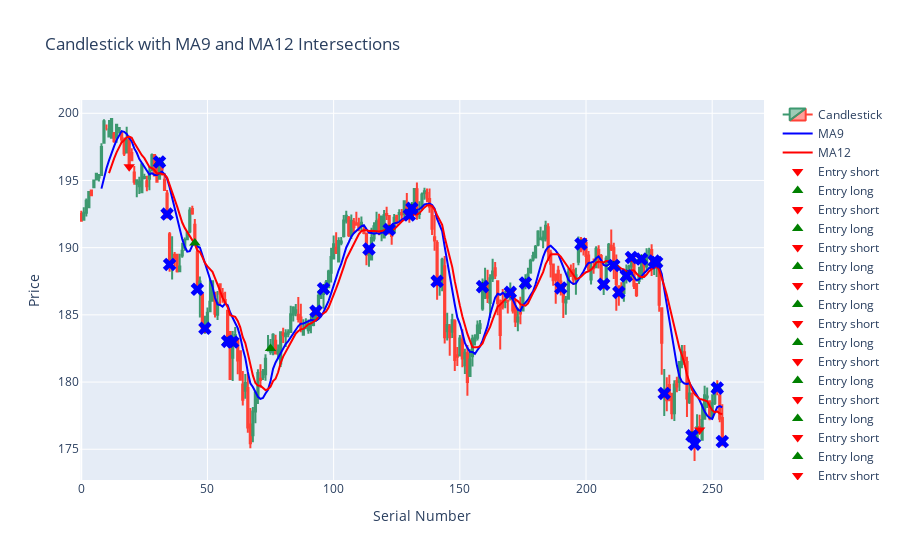

The notebook cell this image was saved under:
### Code cell
import pandas as pd
import numpy as np
import plotly.graph_objects as go

# Load data
df = pd.read_csv('/workspaces/Futures-First/BackTest/data/LE Outrights/LE Feb25_Daily.csv')
df['Date'] = pd.to_datetime(df['Date'])

# Create a Serial Number column
df['Serial'] = range(len(df))

# Calculate Moving Averages
df['MA9'] = df['Close'].rolling(window=9).mean()
df['MA12'] = df['Close'].rolling(window=12).mean()

# Initialize variables
entry_points = []
exit_points = []
positions = []
trades = []
daily_returns = []

# DataFrame to store trade details
trade_details = pd.DataFrame(columns=['Entry Date', 'Exit Date', 'Trade Type', 'Entry Price', 'Exit Price', 'Profit'])

# Constants for tick size and tick price
tick_size = 0.025
tick_price = 10

# Initialize variables to track the current position
current_position = None
current_entry_price = None
current_entry_date = None

# Iterate over DataFrame to backtest strategy
for i in range(1, len(df)):
    daily_return = 0

    # Check for crossing points (sign change in the difference)
    if df['MA9'][i] > df['MA12'][i] and df['MA9'][i-1] <= df['MA12'][i-1]:
        # MA9 crosses above MA12
        if current_position == 'short':
            # Exit short position
            exit_price = df['Close'][i]
            ticks = (current_entry_price - exit_price) / tick_size
            profit = ticks * tick_price
            exit_points.append((df['Serial'][i], exit_price, 'short'))
            trades.append(profit)
            trade_details = pd.concat([trade_details, pd.DataFrame({
                'Entry Date': [current_entry_date],
                'Exit Date': [df['Date'][i]],
                'Trade Type': ['Short'],
                'Entry Price': [current_entry_price],
                'Exit Price': [exit_price],
                'Profit': [profit]
            })], ignore_index=True)
            daily_return = profit / current_entry_price
            current_position = None
        
        # Open long position
        current_position = 'long'
        current_entry_price = df['Close'][i]
        current_entry_date = df['Date'][i]
        entry_points.append((df['Serial'][i], df['Close'][i], 'long'))
    
    elif df['MA9'][i] < df['MA12'][i] and df['MA9'][i-1] >= df['MA12'][i-1]:
        # MA9 crosses below MA12
        if current_position == 'long':
            # Exit long position
            exit_price = df['Close'][i]
            ticks = (exit_price - current_entry_price) / tick_size
            profit = ticks * tick_price
            exit_points.append((df['Serial'][i], exit_price, 'long'))
            trades.append(profit)
            trade_details = pd.concat([trade_details, pd.DataFrame({
                'Entry Date': [current_entry_date],
                'Exit Date': [df['Date'][i]],
                'Trade Type': ['Long'],
                'Entry Price': [current_entry_price],
                'Exit Price': [exit_price],
                'Profit': [profit]
            })], ignore_index=True)
            daily_return = profit / current_entry_price
            current_position = None
        
        # Open short position
        current_position = 'short'
        current_entry_price = df['Close'][i]
        current_entry_date = df['Date'][i]
        entry_points.append((df['Serial'][i], df['Close'][i], 'short'))

    # Check for trend reversal to exit the current position
    if current_position == 'long':
        if df['Low'][i] < min(df['Low'][:i]) or df['High'][i] > max(df['High'][:i]):
            # Exit long position if new low is made
            exit_price = df['Close'][i]
            ticks = (exit_price - current_entry_price) / tick_size
            profit = ticks * tick_price
            exit_points.append((df['Serial'][i], exit_price, 'long'))
            trades.append(profit)
            trade_details = pd.concat([trade_details, pd.DataFrame({
                'Entry Date': [current_entry_date],
                'Exit Date': [df['Date'][i]],
                'Trade Type': ['Long'],
                'Entry Price': [current_entry_price],
                'Exit Price': [exit_price],
                'Profit': [profit]
            })], ignore_index=True)
            daily_return = profit / current_entry_price
            current_position = None
    
    if current_position == 'short':
        if df['High'][i] > max(df['High'][:i]) or df['Low'][i] < min(df['Low'][:i]):
            # Exit short position if new high is made
            exit_price = df['Close'][i]
            ticks = (current_entry_price - exit_price) / tick_size
            profit = ticks * tick_price
            exit_points.append((df['Serial'][i], exit_price, 'short'))
            trades.append(profit)
            trade_details = pd.concat([trade_details, pd.DataFrame({
                'Entry Date': [current_entry_date],
                'Exit Date': [df['Date'][i]],
                'Trade Type': ['Short'],
                'Entry Price': [current_entry_price],
                'Exit Price': [exit_price],
                'Profit': [profit]
            })], ignore_index=True)
            daily_return = profit / current_entry_price
            current_position = None
    
    daily_returns.append(daily_return)

# Close any open position at the end of the period
if current_position:
    exit_price = df['Close'].iloc[-1]
    if current_position == 'long':
        ticks = (exit_price - current_entry_price) / tick_size
    else:
        ticks = (current_entry_price - exit_price) / tick_size
    profit = ticks * tick_price
    exit_points.append((df['Serial'].iloc[-1], exit_price, current_position))
    trades.append(profit)
    trade_details = pd.concat([trade_details, pd.DataFrame({
        'Entry Date': [current_entry_date],
        'Exit Date': [df['Date'].iloc[-1]],
        'Trade Type': [current_position.capitalize()],
        'Entry Price': [current_entry_price],
        'Exit Price': [exit_price],
        'Profit': [profit]
    })], ignore_index=True)

# Calculate total profit
total_profit = sum(trades)

# Calculate Sharpe Ratio
risk_free_rate = 0.02  # Assume 2% annual risk-free rate
daily_rf_rate = (1 + risk_free_rate) ** (1/252) - 1
excess_returns = np.array(daily_returns) - daily_rf_rate
sharpe_ratio = np.sqrt(252) * np.mean(excess_returns) / np.std(excess_returns)

# Create Candlestick Chart
fig = go.Figure(data=[go.Candlestick(x=df['Serial'],
                                     open=df['Open'],
                                     high=df['High'],
                                     low=df['Low'],
                                     close=df['Close'],
                                     name='Candlestick')])

# Add MA9 and MA12 to the chart
fig.add_trace(go.Scatter(x=df['Serial'], y=df['MA9'], mode='lines', name='MA9', line=dict(color='blue')))
fig.add_trace(go.Scatter(x=df['Serial'], y=df['MA12'], mode='lines', name='MA12', line=dict(color='red')))

# Add entry and exit points to the chart
for point in entry_points:
    fig.add_trace(go.Scatter(x=[point[0]], y=[point[1]], mode='markers', name=f"Entry {point[2]}", 
                             marker=dict(symbol='triangle-up' if point[2] == 'long' else 'triangle-down', size=10, color='green' if point[2] == 'long' else 'red')))
for point in exit_points:
    fig.add_trace(go.Scatter(x=[point[0]], y=[point[1]], mode='markers', name=f"Exit {point[2]}", 
                             marker=dict(symbol='x', size=12, color='blue')))

# Update layout
fig.update_layout(title='Candlestick with MA9 and MA12 Intersections',
                  xaxis_title='Serial Number',
                  yaxis_title='Price',
                  xaxis_rangeslider_visible=False)

# Show interactive plot
fig.show()

# Print performance metrics
print(f"Total Profit: ${total_profit:.2f}")
print(f"Sharpe Ratio: {sharpe_ratio:.2f}")

# Display trade details
print(trade_details)

### Figure 1 — Plotly figure (JSON) as saved in the notebook; plotly's stock layout.template omitted (floating-point values rounded to 4 significant figures; data arrays with more than 128 entries replaced by an {"elided": "..."} marker saying what was removed)
{"data": [{"close": {"elided": "255 float values"}, "high": {"elided": "255 float values"}, "low": {"elided": "255 float values"}, "name": "Candlestick", "open": {"elided": "255 float values"}, "type": "candlestick", "x": {"elided": "255 int values"}}, {"line": {"color": "blue"}, "mode": "lines", "name": "MA9", "type": "scatter", "x": {"elided": "255 int values"}, "y": {"elided": "255 float values"}}, {"line": {"color": "red"}, "mode": "lines", "name": "MA12", "type": "scatter", "x": {"elided": "255 int values"}, "y": {"elided": "255 float values"}}, {"marker": {"color": "red", "size": 10, "symbol": "triangle-down"}, "mode": "markers", "name": "Entry short", "type": "scatter", "x": [19], "y": [196.0]}, {"marker": {"color": "green", "size": 10, "symbol": "triangle-up"}, "mode": "markers", "name": "Entry long", "type": "scatter", "x": [31], "y": [196.4]}, {"marker": {"color": "red", "size": 10, "symbol": "triangle-down"}, "mode": "markers", "name": "Entry short", "type": "scatter", "x": [34], "y": [192.5]}, {"marker": {"color": "green", "size": 10, "symbol": "triangle-up"}, "mode": "markers", "name": "Entry long", "type": "scatter", "x": [45], "y": [190.3]}, {"marker": {"color": "red", "size": 10, "symbol": "triangle-down"}, "mode": "markers", "name": "Entry short", "type": "scatter", "x": [49], "y": [184]}, {"marker": {"color": "green", "size": 10, "symbol": "triangle-up"}, "mode": "markers", "name": "Entry long", "type": "scatter", "x": [58], "y": [183.0]}, {"marker": {"color": "red", "size": 10, "symbol": "triangle-down"}, "mode": "markers", "name": "Entry short", "type": "scatter", "x": [60], "y": [183.0]}, {"marker": {"color": "green", "size": 10, "symbol": "triangle-up"}, "mode": "markers", "name": "Entry long", "type": "scatter", "x": [75], "y": [182.5]}, {"marker": {"color": "red", "size": 10, "symbol": "triangle-down"}, "mode": "markers", "name": "Entry short", "type": "scatter", "x": [93], "y": [185.3]}, {"marker": {"color": "green", "size": 10, "symbol": "triangle-up"}, "mode": "markers", "name": "Entry long", "type": "scatter", "x": [96], "y": [186.9]}, {"marker": {"color": "red", "size": 10, "symbol": "triangle-down"}, "mode": "markers", "name": "Entry short", "type": "scatter", "x": [114], "y": [189.9]}, {"marker": {"color": "green", "size": 10, "symbol": "triangle-up"}, "mode": "markers", "name": "Entry long", "type": "scatter", "x": [122], "y": [191.3]}, {"marker": {"color": "red", "size": 10, "symbol": "triangle-down"}, "mode": "markers", "name": "Entry short", "type": "scatter", "x": [130], "y": [192.4]}, {"marker": {"color": "green", "size": 10, "symbol": "triangle-up"}, "mode": "markers", "name": "Entry long", "type": "scatter", "x": [131], "y": [192.9]}, {"marker": {"color": "red", "size": 10, "symbol": "triangle-down"}, "mode": "markers", "name": "Entry short", "type": "scatter", "x": [141], "y": [187.5]}, {"marker": {"color": "green", "size": 10, "symbol": "triangle-up"}, "mode": "markers", "name": "Entry long", "type": "scatter", "x": [159], "y": [187.1]}, {"marker": {"color": "red", "size": 10, "symbol": "triangle-down"}, "mode": "markers", "name": "Entry short", "type": "scatter", "x": [170], "y": [186.7]}, {"marker": {"color": "green", "size": 10, "symbol": "triangle-up"}, "mode": "markers", "name": "Entry long", "type": "scatter", "x": [176], "y": [187.4]}, {"marker": {"color": "red", "size": 10, "symbol": "triangle-down"}, "mode": "markers", "name": "Entry short", "type": "scatter", "x": [190], "y": [187]}, {"marker": {"color": "green", "size": 10, "symbol": "triangle-up"}, "mode": "markers", "name": "Entry long", "type": "scatter", "x": [198], "y": [190.3]}, {"marker": {"color": "red", "size": 10, "symbol": "triangle-down"}, "mode": "markers", "name": "Entry short", "type": "scatter", "x": [207], "y": [187.3]}, {"marker": {"color": "green", "size": 10, "symbol": "triangle-up"}, "mode": "markers", "name": "Entry long", "type": "scatter", "x": [211], "y": [188.7]}, {"marker": {"color": "red", "size": 10, "symbol": "triangle-down"}, "mode": "markers", "name": "Entry short", "type": "scatter", "x": [213], "y": [186.7]}, {"marker": {"color": "green", "size": 10, "symbol": "triangle-up"}, "mode": "markers", "name": "Entry long", "type": "scatter", "x": [216], "y": [187.9]}, {"marker": {"color": "red", "size": 10, "symbol": "triangle-down"}, "mode": "markers", "name": "Entry short", "type": "scatter", "x": [218], "y": [189.3]}, {"marker": {"color": "green", "size": 10, "symbol": "triangle-up"}, "mode": "markers", "name": "Entry long", "type": "scatter", "x": [222], "y": [189.2]}, {"marker": {"color": "red", "size": 10, "symbol": "triangle-down"}, "mode": "markers", "name": "Entry short", "type": "scatter", "x": [227], "y": [189]}, {"marker": {"color": "green", "size": 10, "symbol": "triangle-up"}, "mode": "markers", "name": "Entry long", "type": "scatter", "x": [228], "y": [188.9]}, {"marker": {"color": "red", "size": 10, "symbol": "triangle-down"}, "mode": "markers", "name": "Entry short", "type": "scatter", "x": [231], "y": [179.2]}, {"marker": {"color": "green", "size": 10, "symbol": "triangle-up"}, "mode": "markers", "name": "Entry long", "type": "scatter", "x": [242], "y": [176]}, {"marker": {"color": "red", "size": 10, "symbol": "triangle-down"}, "mode": "markers", "name": "Entry short", "type": "scatter", "x": [245], "y": [176.4]}, {"marker": {"color": "green", "size": 10, "symbol": "triangle-up"}, "mode": "markers", "name": "Entry long", "type": "scatter", "x": [252], "y": [179.6]}, {"marker": {"color": "blue", "size": 12, "symbol": "x"}, "mode": "markers", "name": "Exit short", "type": "scatter", "x": [31], "y": [196.4]}, {"marker": {"color": "blue", "size": 12, "symbol": "x"}, "mode": "markers", "name": "Exit long", "type": "scatter", "x": [34], "y": [192.5]}, {"marker": {"color": "blue", "size": 12, "symbol": "x"}, "mode": "markers", "name": "Exit short", "type": "scatter", "x": [35], "y": [188.8]}, {"marker": {"color": "blue", "size": 12, "symbol": "x"}, "mode": "markers", "name": "Exit long", "type": "scatter", "x": [46], "y": [186.9]}, {"marker": {"color": "blue", "size": 12, "symbol": "x"}, "mode": "markers", "name": "Exit short", "type": "scatter", "x": [49], "y": [184]}, {"marker": {"color": "blue", "size": 12, "symbol": "x"}, "mode": "markers", "name": "Exit long", "type": "scatter", "x": [58], "y": [183.0]}, {"marker": {"color": "blue", "size": 12, "symbol": "x"}, "mode": "markers", "name": "Exit short", "type": "scatter", "x": [60], "y": [183.0]}, {"marker": {"color": "blue", "size": 12, "symbol": "x"}, "mode": "markers", "name": "Exit long", "type": "scatter", "x": [93], "y": [185.3]}, {"marker": {"color": "blue", "size": 12, "symbol": "x"}, "mode": "markers", "name": "Exit short", "type": "scatter", "x": [96], "y": [186.9]}, {"marker": {"color": "blue", "size": 12, "symbol": "x"}, "mode": "markers", "name": "Exit long", "type": "scatter", "x": [114], "y": [189.9]}, {"marker": {"color": "blue", "size": 12, "symbol": "x"}, "mode": "markers", "name": "Exit short", "type": "scatter", "x": [122], "y": [191.3]}, {"marker": {"color": "blue", "size": 12, "symbol": "x"}, "mode": "markers", "name": "Exit long", "type": "scatter", "x": [130], "y": [192.4]}, {"marker": {"color": "blue", "size": 12, "symbol": "x"}, "mode": "markers", "name": "Exit short", "type": "scatter", "x": [131], "y": [192.9]}, {"marker": {"color": "blue", "size": 12, "symbol": "x"}, "mode": "markers", "name": "Exit long", "type": "scatter", "x": [141], "y": [187.5]}, {"marker": {"color": "blue", "size": 12, "symbol": "x"}, "mode": "markers", "name": "Exit short", "type": "scatter", "x": [159], "y": [187.1]}, {"marker": {"color": "blue", "size": 12, "symbol": "x"}, "mode": "markers", "name": "Exit long", "type": "scatter", "x": [170], "y": [186.7]}, {"marker": {"color": "blue", "size": 12, "symbol": "x"}, "mode": "markers", "name": "Exit short", "type": "scatter", "x": [176], "y": [187.4]}, {"marker": {"color": "blue", "size": 12, "symbol": "x"}, "mode": "markers", "name": "Exit long", "type": "scatter", "x": [190], "y": [187]}, {"marker": {"color": "blue", "size": 12, "symbol": "x"}, "mode": "markers", "name": "Exit short", "type": "scatter", "x": [198], "y": [190.3]}, {"marker": {"color": "blue", "size": 12, "symbol": "x"}, "mode": "markers", "name": "Exit long", "type": "scatter", "x": [207], "y": [187.3]}, {"marker": {"color": "blue", "size": 12, "symbol": "x"}, "mode": "markers", "name": "Exit short", "type": "scatter", "x": [211], "y": [188.7]}, {"marker": {"color": "blue", "size": 12, "symbol": "x"}, "mode": "markers", "name": "Exit long", "type": "scatter", "x": [213], "y": [186.7]}, {"marker": {"color": "blue", "size": 12, "symbol": "x"}, "mode": "markers", "name": "Exit short", "type": "scatter", "x": [216], "y": [187.9]}, {"marker": {"color": "blue", "size": 12, "symbol": "x"}, "mode": "markers", "name": "Exit long", "type": "scatter", "x": [218], "y": [189.3]}, {"marker": {"color": "blue", "size": 12, "symbol": "x"}, "mode": "markers", "name": "Exit short", "type": "scatter", "x": [222], "y": [189.2]}, {"marker": {"color": "blue", "size": 12, "symbol": "x"}, "mode": "markers", "name": "Exit long", "type": "scatter", "x": [227], "y": [189]}, {"marker": {"color": "blue", "size": 12, "symbol": "x"}, "mode": "markers", "name": "Exit short", "type": "scatter", "x": [228], "y": [188.9]}, {"marker": {"color": "blue", "size": 12, "symbol": "x"}, "mode": "markers", "name": "Exit long", "type": "scatter", "x": [231], "y": [179.2]}, {"marker": {"color": "blue", "size": 12, "symbol": "x"}, "mode": "markers", "name": "Exit short", "type": "scatter", "x": [242], "y": [176]}, {"marker": {"color": "blue", "size": 12, "symbol": "x"}, "mode": "markers", "name": "Exit long", "type": "scatter", "x": [243], "y": [175.4]}, {"marker": {"color": "blue", "size": 12, "symbol": "x"}, "mode": "markers", "name": "Exit short", "type": "scatter", "x": [252], "y": [179.6]}, {"marker": {"color": "blue", "size": 12, "symbol": "x"}, "mode": "markers", "name": "Exit long", "type": "scatter", "x": [254], "y": [175.6]}], "layout": {"title": {"text": "Candlestick with MA9 and MA12 Intersections"}, "xaxis": {"rangeslider": {"visible": false}, "title": {"text": "Serial Number"}}, "yaxis": {"title": {"text": "Price"}}}}
